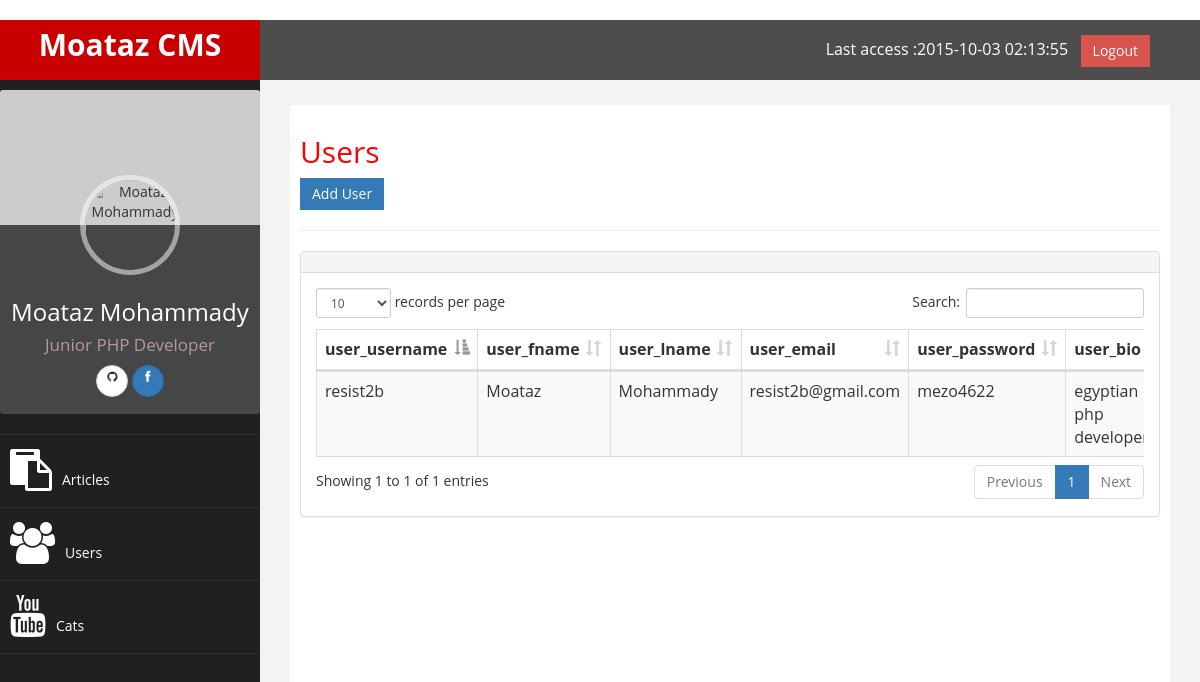
/users/showAll/, run on the app's committed database.
### tables this page shows
CREATE TABLE IF NOT EXISTS `users` (
`user_id` int(11) NOT NULL,
  `user_username` varchar(255) NOT NULL,
  `user_fname` varchar(255) NOT NULL,
  `user_lname` varchar(255) NOT NULL,
  `user_email` varchar(255) NOT NULL,
  `user_password` varchar(255) NOT NULL,
  `user_bio` text NOT NULL,
  `user_isAdmin` tinyint(1) NOT NULL DEFAULT '0'
);

### app/controller/Users.php (called while the page is built, shortened)
<?php
class Users {
    private $Model;
    public function __construct() {
        $this->Model = new UserModel('users', 'user_id');
    }
    public function showAll() {
        $users = $this->Model->getAll();
        $GLOBALS['RainTPL']->draw('users');
    }
}

### app/Application.php (called while the page is built, shortened)
<?php
class Application {
    public function __construct() {
        $URL = explode('/', trim($_GET['url'], '/'));
        $method = $URL[1];
        if (isset($URL[2])) {
            $params1 = $URL[2];
        } else {
            $params1 = 1;
        }
        if (isset($URL[3])) {
            $params2 = $URL[3];
        } else {
            $params2 = 1;
        }
        $class = new $controller;
        $class->$method($params1, $params2);
    }
}

### index.php (called while the page is built, shortened)
<?php
$app = new Application();

### app/model/CRUDModel.php (called while the page is built, shortened)
<?php
class CRUDModel {
    protected $table;
    public function __construct($table, $id) {
        $this->table = $table;
    }
    protected function CheckAffectedRows($return = NULL) {
        return $GLOBALS['db']->AffectedRows() > 0 ? ( $return != NULL ? $return = $return : FALSE) : FALSE;
    }
    public function getAll($extra = NULL) {
        $GLOBALS['db']->Execute("SELECT * FROM `" . $this->table . "` {$extra}");
        return $this->CheckAffectedRows($GLOBALS['db']->GetRows());
    }
}

### app/Database.php (called while the page is built, shortened)
<?php
class database {
    private $connection;
    private $last;
    public function dbconnect() {
        $this->connection = new mysqli(HOSTNAME, USERNAME, PASSWORD, DBNAME);
        if ($this->connection)
            return TRUE;
        return FALSE;
    }
    public function Execute($query) {
        if ($result = $this->connection->query($query)) {
            $this->last = $result;
            return TRUE;
        }
        return FALSE;
    }
    public function GetRows() {
        $result = array();
        $rows = $this->AffectedRows();
        for ($i = 0; $i < $rows; $i++) {
            $result[] = $this->last->fetch_assoc();
        }
        if (count($result) > 0)
            return $result;
        return NULL;
    }
    public function AffectedRows() {
        return $this->connection->affected_rows;
    }
}
?>

### tmp/users.cf730f7aa5eba98d3380da30eec6b201.rtpl.php (the view, shortened to what this page needs)
<div id="page-wrapper" >
    <div id="page-inner">
        <div class="row">
            <div class="col-md-12">
                <h2><?php echo $title;?></h2>
                <a href="" class="btn btn-primary square-btn-adjust">Add User</a>
            </div>
        </div>
        <hr />
        <div class="row">
            <div class="col-md-12">
                <div class="panel panel-default">
                    <div class="panel-heading">
                    </div>
                    <div class="panel-body">
                        <div class="table-responsive">
                            <?php if( $users==0 ){ ?>
                            <p>Sorry,No Users</p>
                            <?php }else{ ?>
                            <table class="table table-striped table-bordered table-hover" id="dataTables-example">
                                <thead>
                                    <tr>
                                        <th>user_username</th>
                                        <th>user_fname</th>
                                        <th>user_lname</th>
                                        <th>user_email</th>
                                        <th>user_password</th>
                                        <th>user_bio</th>
                                    </tr>
                                </thead>
                                <tbody>
                                    <?php $counter1=-1; if( isset($users) && is_array($users) && sizeof($users) ) foreach( $users as $key1 => $value1 ){ $counter1++; ?>
                                    <tr class="odd gradeX">
                                        <td> <?php echo $value1["user_username"];?></td>
                                        <td> <?php echo $value1["user_fname"];?></td>
                                        <td> <?php echo $value1["user_lname"];?></td>
                                        <td> <?php echo $value1["user_email"];?></td>
                                        <td> <?php echo $value1["user_password"];?></td>
                                        <td> <?php echo $value1["user_bio"];?></td>
                                    </tr>
                                    <?php } ?>
                                </tbody>
                            </table>
                            <?php } ?>
                        </div>
                    </div>
                </div>
            </div>
        </div>
    </div>
</div>

### templates/assets/css/custom.css (style rules this page uses)
body { font-family: 'Open Sans', sans-serif; }
#page-wrapper { padding: 15px 15px; min-height: 600px; background:#F3F3F3; }
#page-inner { width:100%; margin:10px 20px 10px 0px; background-color:#fff!important; padding:10px; min-height:1200px; }
h2 { color: #f00; }
.square-btn-adjust { border: 0px solid transparent; -webkit-border-radius: 0px; -moz-border-radius: 0px; border-radius: 0px; }
@media (min-width:768px) { #page-wrapper { margin: 0 0 0 260px; padding: 15px 30px; min-height: 1200px; } }

### data on the page
users: user_username "resist2b", user_fname "Moataz", user_lname "Mohammady", user_email "resist2b@gmail.com", user_password "mezo4622", user_bio "egyptian php…"

### other printed values
$time "2015-10-03 02:13:55"
$title "Users"
